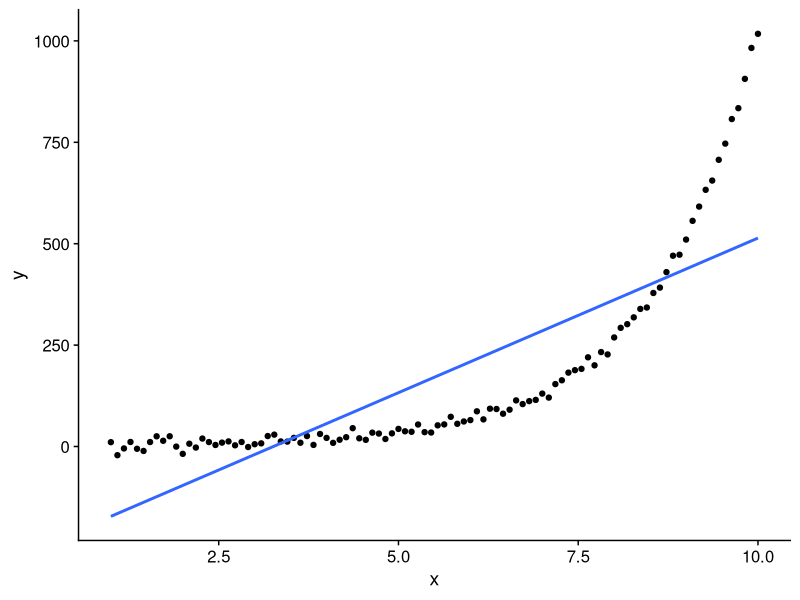
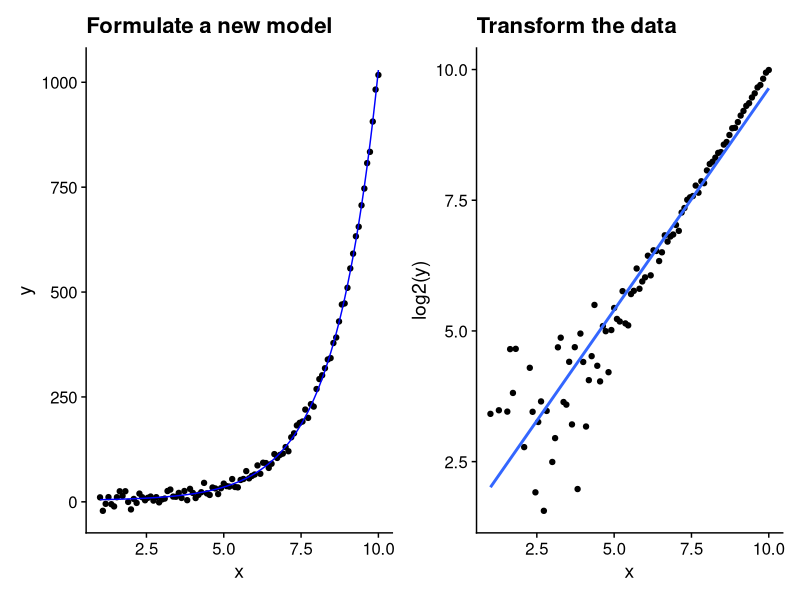
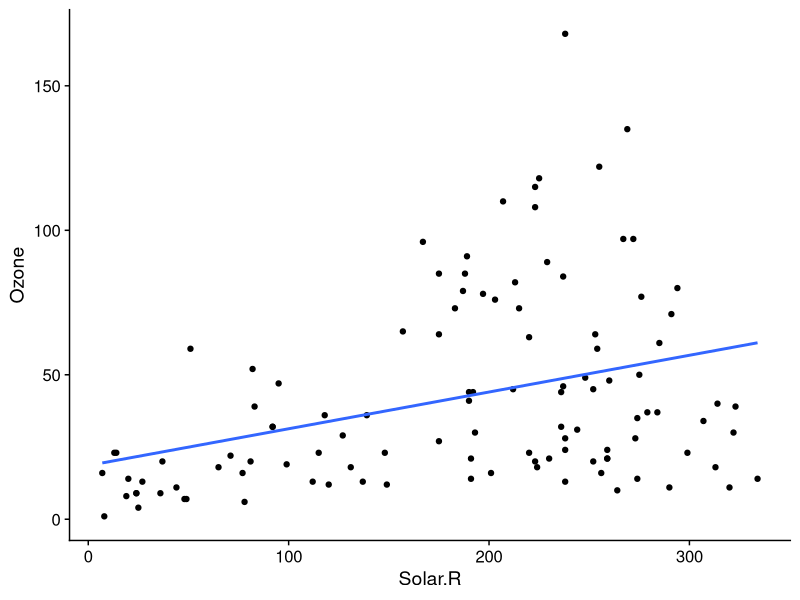
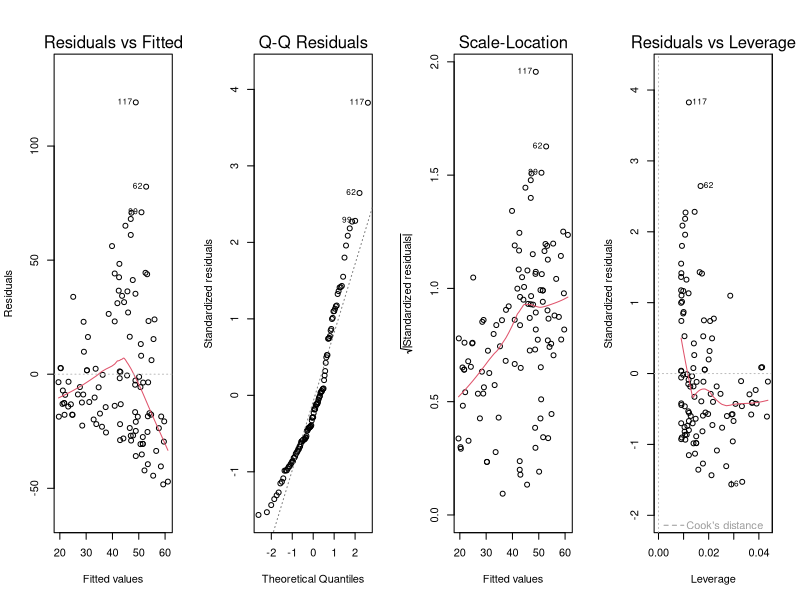
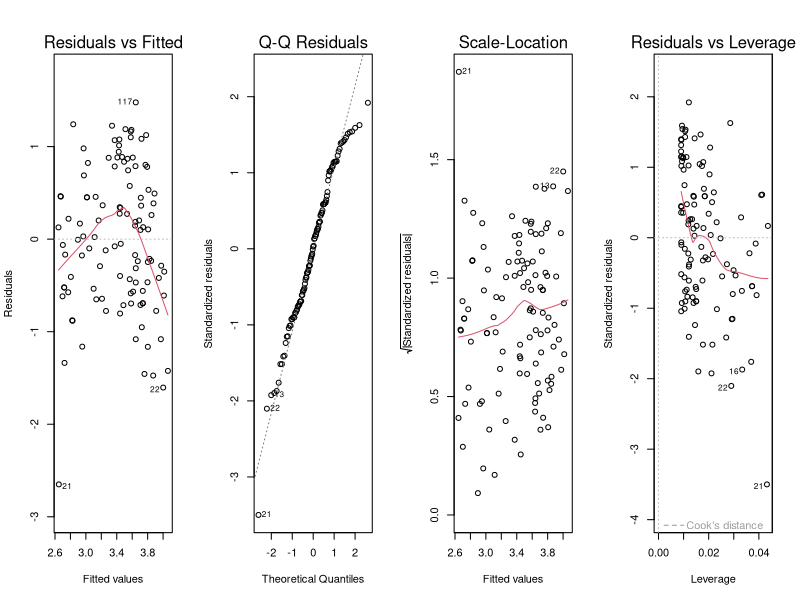
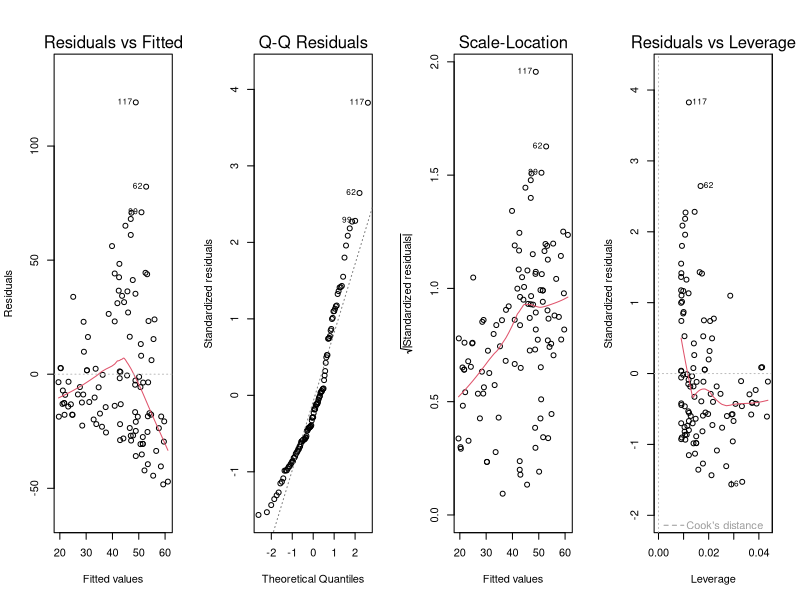
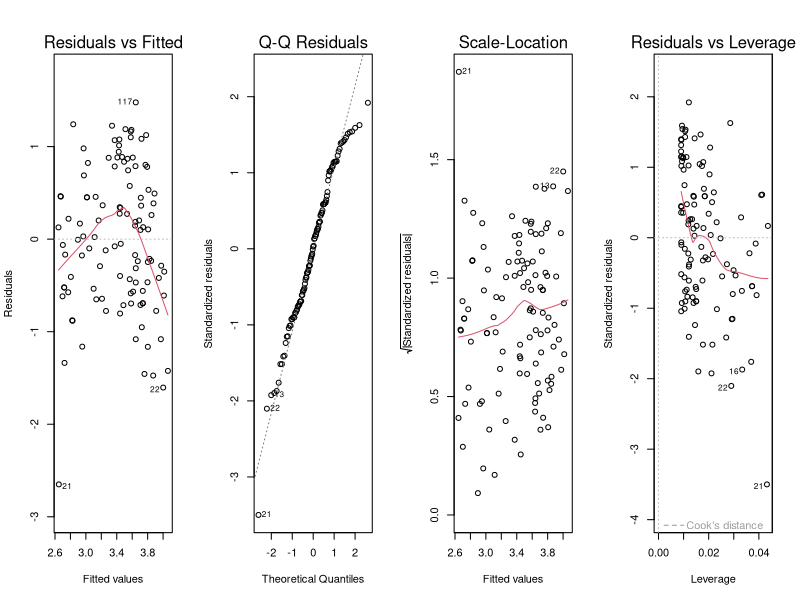

R code for these plots, in order:
## ---- chunk 1
#| include: false
library(tidyverse)
library(cowplot)
library(patchwork)
## ---- chunk 2
# simulate a non-linear dataset and plot it using a linear model
set.seed(352)
x <- seq(1, 10, length.out = 100)
y <- 2^x + 3 + rnorm(100, 0, 10)
df <- tibble(x = x, y = y)

ggplot(df, aes(x = x, y = y)) +
    geom_point() +
    geom_smooth(method = "lm", se = FALSE) +
    theme_cowplot()

## ---- chunk 3
#| label: fig-transform-methods

# Fit the non-linear model
model <- nls(y ~ a * 2^x + b, data = df, start = list(a = 1, b = 1))

# Predict the fitted values
df$fitted <- predict(model, newdata = df)

# Create the plot
p1 <- ggplot(df, aes(x = x, y = y)) +
    geom_point() +
    geom_line(aes(y = fitted), color = "blue") +
    ggtitle("Formulate a new model") +
    theme_cowplot()

p2 <- ggplot(df, aes(x = x, y = log2(y))) +
    geom_point() +
    geom_smooth(method = "lm", se = FALSE) +
    ggtitle("Transform the data") +
    theme_cowplot()

p1 + p2
## ---- chunk 4
ggplot(airquality, aes(x = Solar.R, y = Ozone)) +
    geom_point() +
    geom_smooth(method = "lm", se = FALSE) +
    theme_cowplot()
## ---- chunk 5
fit <- lm(Ozone ~ Solar.R, data = airquality)
par(mfrow = c(1, 4))
plot(fit)
## ---- chunk 6
#| label: fig-transform-log
#| fig-cap: "Residual diagnostics of the log-transformed model"
fit_log <- lm(log(Ozone) ~ Solar.R, data = airquality)
par(mfrow = c(1, 4))
plot(fit_log)
## ---- chunk 7
par(mfrow = c(1, 4))
plot(fit)
## ---- chunk 8
par(mfrow = c(1, 4))
plot(fit_log)
## ---- chunk 9
summary(fit_log)
## ---- chunk 10
#| echo: true
summary(fit)
## ---- chunk 11
#| echo: true
summary(fit_log)
